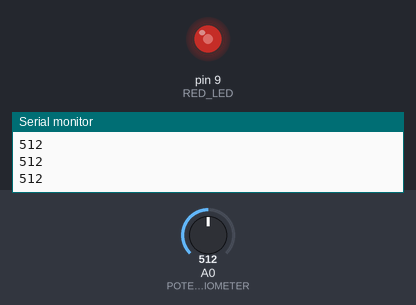
A sketch run on a simulated Arduino Uno, built with avr-gcc and run on an emulated ATmega328P. On the bench: output pins drawn as LEDs (lit = HIGH), the last lines printed to the serial monitor. Inputs (shaded band) come from the test bench; at power-on: A0 (POTENTIOMETER) = 512.

Above: at 1.2 s.
1.3 s: A0 (POTENTIOMETER) set to 306
At 2.5 s:
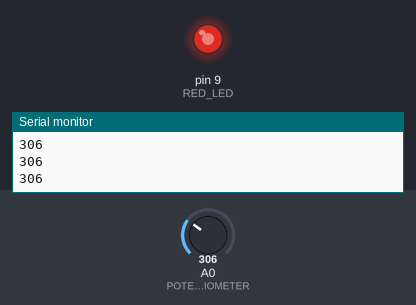
2.8 s: A0 (POTENTIOMETER) set to 122
At 4.0 s:
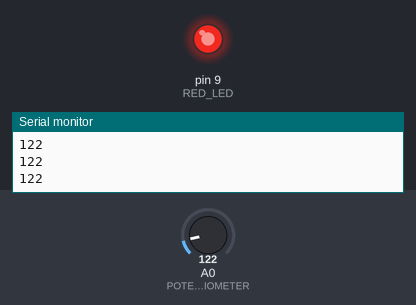
4.3 s: A0 (POTENTIOMETER) set to 900
At 5.1 s:
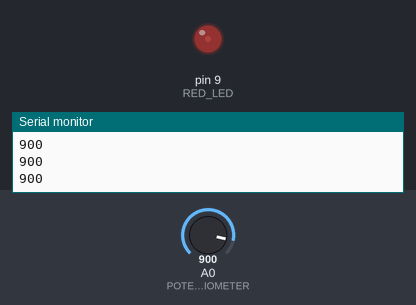
5.8 s: A0 (POTENTIOMETER) set to 1023
At 6.3 s:
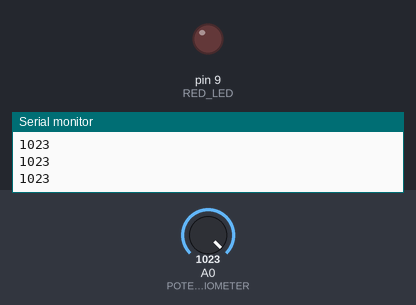
Timing chart, 0 to 8.3 s (numbered marks = the images above; inputs shaded):
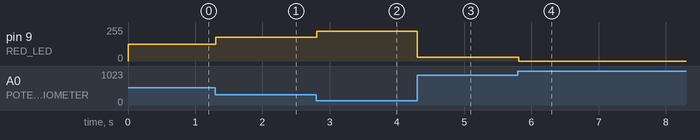

Measured:
- after the input at 1.3 s, pin 9 (RED_LED): 127/255 → 179/255 at once
- after the input at 2.8 s, pin 9 (RED_LED): 179/255 → 225/255 at once
- after the input at 4.3 s, pin 9 (RED_LED): 225/255 → 30/255 at once
- after the input at 5.8 s, pin 9 (RED_LED): 30/255 → 0/255 at once

The sketch:

05_Light.ino
```cpp
#define RED_LED 9
#define POTENTIOMETER A0
void setup() {
  Serial.begin(9600);
  pinMode(RED_LED, OUTPUT);
}

void loop() {
  int value;

  value = analogRead(POTENTIOMETER);
  Serial.println(value);
  analogWrite(RED_LED, 255-(value/4));
}
```
